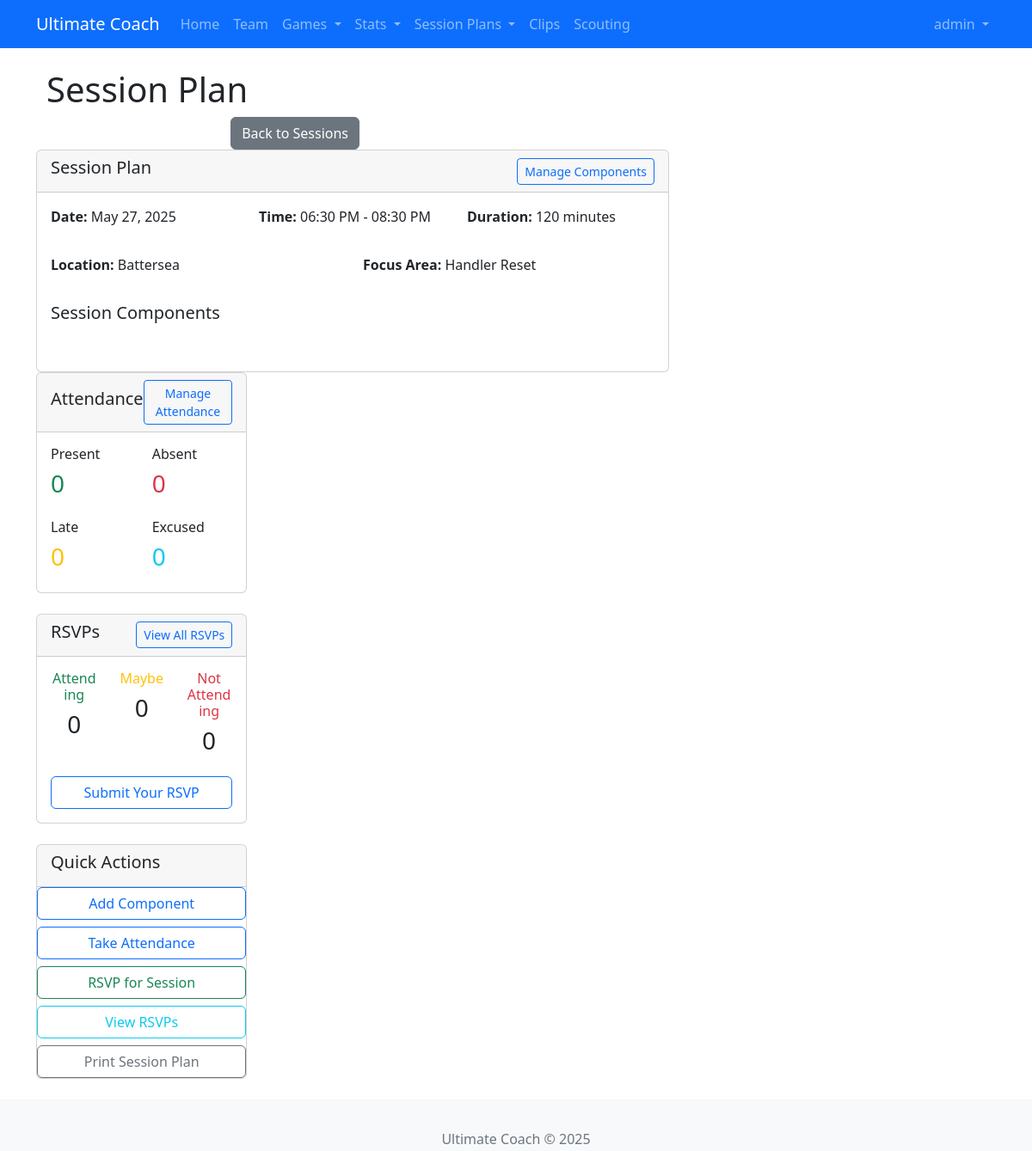
The page /sessions/1/detail (signed in) on the database its author committed.
### app/models/user.py (models this page shows, shortened)
class User(UserMixin, db.Model):
    id = db.Column(db.Integer, primary_key=True)
    username = db.Column(db.String(64), unique=True, nullable=False)
    email = db.Column(db.String(120), unique=True, nullable=False)
    password_hash = db.Column(db.String(128))
    role = db.Column(db.String(20), default='user')  # Add this line
    is_admin = db.Column(db.Boolean, default=False)
    created_at = db.Column(db.DateTime, default=datetime.utcnow)
    created_drills = db.relationship('SavedDrill', backref='creator', lazy='dynamic')
    player_profile = db.relationship('Player', back_populates='user_account', uselist=False)

### app/models/session.py (models this page shows, shortened)
class SessionPlan(db.Model):
    id = db.Column(db.Integer, primary_key=True)
    title = db.Column(db.String(100), nullable=False)
    date = db.Column(db.Date, nullable=True)
    start_time = db.Column(db.Time, nullable=True)
    end_time = db.Column(db.Time, nullable=True)
    location = db.Column(db.String(100), nullable=True)
    focus_area = db.Column(db.String(100), nullable=True)
    notes = db.Column(db.Text, nullable=True)
    is_recurring = db.Column(db.Boolean, default=False)
    recurrence_pattern = db.Column(db.String(20), nullable=True)
    created_at = db.Column(db.DateTime, default=datetime.utcnow)
    updated_at = db.Column(db.DateTime, default=datetime.utcnow, onupdate=datetime.utcnow)
    components = db.relationship('SessionComponent', back_populates='session',
                               lazy='dynamic', cascade='all, delete-orphan')
    attendances = db.relationship('Attendance', back_populates='session',
                                lazy='dynamic', cascade='all, delete-orphan')
    rsvps = db.relationship('SessionRSVP', back_populates='session',
                           lazy='dynamic', cascade='all, delete-orphan')
    @property
    def duration_minutes(self):
        if self.start_time and self.end_time:
            start_dt = datetime.combine(datetime.today(), self.start_time)
            end_dt = datetime.combine(datetime.today(), self.end_time)
            delta = end_dt - start_dt
            return delta.seconds // 60
        return None
    @property
    def formatted_date(self):
        if self.date:
            return self.date.strftime('%B %d, %Y')
        return 'No date set'
    @property
    def formatted_time(self):
        if self.start_time and self.end_time:
            return f"{self.start_time.strftime('%I:%M %p')} - {self.end_time.strftime('%I:%M %p')}"
        return 'No time set'

### app/routes/session.py (the view)
@bp.route('/<int:session_id>/detail')
@login_required
def detail(session_id):
    session = SessionPlan.query.get_or_404(session_id)
    components = session.components.order_by(SessionComponent.order).all()
    attendances = session.attendances.all()
    attendance_by_status = {
        'present': [],
        'absent': [],
        'late': [],
        'excused': []
    }
    for attendance in attendances:
        if attendance.status in attendance_by_status:
            attendance_by_status[attendance.status].append(attendance)
    return render_template(
        'session/detail.html',
        session=session,
        components=components,
        attendance_by_status=attendance_by_status
    )

### app/models/user.py (called while the page is built)
@login.user_loader
def load_user(id):
    return User.query.get(int(id))

### app/routes/session.py (called while the page is built)
@bp.before_request
def before_request():
    if 'static' in request.path:
        current_app.logger.debug(f"Static file request: {request.path}")

### app/templates/session/detail.html (shortened to what this page needs)
{% extends "base.html" %}
{% block content %}
<div class="container">
    <h1>Session Plan</h1>
        <div class="col-md-4 text-end">
            <div class="btn-group">
                <a href="{{ url_for('session.index') }}" class="btn btn-secondary">Back to Sessions</a>
            </div>
        </div>
    </div>
    <div class="row mb-4">
        <div class="col-md-8">
            <div class="card">
                <div class="card-header d-flex justify-content-between align-items-center">
                    <h5>Session Plan</h5>
                    <a href="{{ url_for('session.components', session_id=session.id) }}" class="btn btn-sm btn-outline-primary">Manage Components</a>
                </div>
                <div class="card-body">
                    <div class="row mb-3">
                        <div class="col-md-4">
                            <p><strong>Date:</strong> {{ session.formatted_date }}</p>
                        </div>
                        <div class="col-md-4">
                            <p><strong>Time:</strong> {{ session.formatted_time }}</p>
                        </div>
                        <div class="col-md-4">
                            <p><strong>Duration:</strong>
                                {% if session.duration_minutes %}
                                    {{ session.duration_minutes }} minutes
                                {% else %}
                                    Not specified
                                {% endif %}
                            </p>
                        </div>
                    </div>
                    <div class="row mb-3">
                        <div class="col-md-6">
                            <p><strong>Location:</strong> {{ session.location or 'Not specified' }}</p>
                        </div>
                        <div class="col-md-6">
                            <p><strong>Focus Area:</strong> {{ session.focus_area or 'Not specified' }}</p>
                        </div>
                    </div>
                    <h5>Session Components</h5>
                </div>
                <div class="card-body">
                </div>
            </div>
        <div class="col-md-4">
            <div class="card mb-4">
                <div class="card-header d-flex justify-content-between align-items-center">
                    <h5>Attendance</h5>
                    <a href="{{ url_for('session.attendance', session_id=session.id) }}" class="btn btn-sm btn-outline-primary">Manage Attendance</a>
                </div>
                <div class="card-body">
                    <div class="row">
                        <div class="col-6">
                            <h6>Present</h6>
                            <p class="h3 text-success">{{ attendance_by_status['present']|length }}</p>
                        </div>
                        <div class="col-6">
                            <h6>Absent</h6>
                            <p class="h3 text-danger">{{ attendance_by_status['absent']|length }}</p>
                        </div>
                    </div>
                    <div class="row mt-3">
                        <div class="col-6">
                            <h6>Late</h6>
                            <p class="h3 text-warning">{{ attendance_by_status['late']|length }}</p>
                        </div>
                        <div class="col-6">
                            <h6>Excused</h6>
                            <p class="h3 text-info">{{ attendance_by_status['excused']|length }}</p>
                        </div>
                    </div>
                </div>
            </div>
            <div class="card mb-4">
                <div class="card-header d-flex justify-content-between align-items-center">
                    <h5>RSVPs</h5>
                    <a href="{{ url_for('session.rsvps', session_id=session.id) }}" class="btn btn-sm btn-outline-primary">View All RSVPs</a>
                </div>
                <div class="card-body">
                    <div class="row">
                        <div class="col-4 text-center">
                            <h6 class="text-success">Attending</h6>
                            <p class="h3">{{ session.rsvps.filter_by(status='attending').count() }}</p>
                        </div>
                        <div class="col-4 text-center">
                            <h6 class="text-warning">Maybe</h6>
                            <p class="h3">{{ session.rsvps.filter_by(status='maybe').count() }}</p>
                        </div>
                        <div class="col-4 text-center">
                            <h6 class="text-danger">Not Attending</h6>
                            <p class="h3">{{ session.rsvps.filter_by(status='not_attending').count() }}</p>
                        </div>
                    </div>
                    <div class="d-grid gap-2 mt-3">
                        <a href="{{ url_for('session.rsvp', session_id=session.id) }}" class="btn btn-outline-primary">Submit Your RSVP</a>
                    </div>
                </div>
            </div>
            <div class="card">
                <div class="card-header">
                    <h5>Quick Actions</h5>
                </div>
                <div class="d-grid gap-2">
                    <a href="{{ url_for('session.add_component', session_id=session.id) }}" class="btn btn-outline-primary">Add Component</a>
                    <a href="{{ url_for('session.attendance', session_id=session.id) }}" class="btn btn-outline-primary">Take Attendance</a>
                    <a href="{{ url_for('session.rsvp', session_id=session.id) }}" class="btn btn-outline-success">RSVP for Session</a>
                    <a href="{{ url_for('session.rsvps', session_id=session.id) }}" class="btn btn-outline-info">View RSVPs</a>
                    <a href="#" class="btn btn-outline-secondary" onclick="window.print()">Print Session Plan</a>
                </div>
            </div>
        </div>
    </div>
</div>
{% endblock %}

### app/templates/base.html (shortened to what this page needs)
<!DOCTYPE html>
<html lang="en">
<head>
    <link rel="stylesheet" href="https://cdn.jsdelivr.net/npm/bootstrap@5.2.3/dist/css/bootstrap.min.css">
    <link rel="stylesheet" href="https://cdn.jsdelivr.net/npm/bootstrap-icons@1.10.5/font/bootstrap-icons.css">
    <link rel="stylesheet" href="{{ url_for('static', filename='css/main.css') }}">
</head>
<body>
    <nav class="navbar navbar-expand-lg navbar-dark bg-primary">
        <div class="container">
            <a class="navbar-brand" href="{{ url_for('main.index') }}">Ultimate Coach</a>
            <div class="collapse navbar-collapse" id="navbarNav">
                <ul class="navbar-nav me-auto">
                    <li class="nav-item">
                        <a class="nav-link" href="{{ url_for('main.index') }}"
                           data-bs-toggle="tooltip" data-bs-placement="bottom"
                           title="Return to homepage">Home</a>
                    </li>
                    <li class="nav-item">
                        <a class="nav-link" href="{{ url_for('team.index') }}"
                           data-bs-toggle="tooltip" data-bs-placement="bottom"
                           title="Manage team roster">Team</a>
                    </li>
                    <li class="nav-item dropdown">
                        <a class="nav-link dropdown-toggle" href="#" id="gamesDropdown"
                           role="button" data-bs-toggle="dropdown" aria-expanded="false"
                           data-bs-toggle="tooltip" data-bs-placement="bottom"
                           title="Manage games and tournaments">
                            Games
                        </a>
                    </li>
                    <li class="nav-item dropdown">
                        <a class="nav-link dropdown-toggle" href="#" id="statsDropdown"
                           role="button" data-bs-toggle="dropdown" aria-expanded="false"
                           data-bs-toggle="tooltip" data-bs-placement="bottom"
                           title="View comprehensive statistics and analytics">
                            Stats
                        </a>
                    </li>
                    <li class="nav-item dropdown">
                        <a class="nav-link dropdown-toggle" href="#" role="button" data-bs-toggle="dropdown">
                            Session Plans
                        </a>
                    </li>
                    <li class="nav-item">
                        <a class="nav-link" href="{{ url_for('clip.index') }}"
                           data-bs-toggle="tooltip" data-bs-placement="bottom"
                           title="Manage video clips">Clips</a>
                    </li>
                    <li class="nav-item">
                        <a class="nav-link" href="{{ url_for('scouting.index') }}"
                           data-bs-toggle="tooltip" data-bs-placement="bottom"
                           title="View scouting reports">Scouting</a>
                    </li>
                </ul>
                {% if current_user.is_authenticated %}
                <ul class="navbar-nav">
                    <li class="nav-item dropdown">
                        <a class="nav-link dropdown-toggle" href="#" id="userDropdown"
                           role="button" data-bs-toggle="dropdown" aria-expanded="false">
                            {{ current_user.username }}
                        </a>
                    </li>
                </ul>
                {% endif %}
            </div>
        </div>
    </nav>
    <div class="container mt-4">
        {% block content %}{% endblock %}
    </div>
    <footer class="footer mt-5 py-3 bg-light">
        <div class="container text-center">
            <span class="text-muted">Ultimate Coach &copy; 2025</span>
        </div>
    </footer>
</body>
</html>

### app/static/css/main.css (style rules this page uses)
body { padding-bottom: 60px; }
.footer { position: fixed; bottom: 0; width: 100%; height: 60px; line-height: 60px; background-color: #f5f5f5; }

### rows shown on the page
User: username "admin"
SessionPlan: formatted_date "May 27, 2025", formatted_time "06:30 PM - 08:30 PM", duration_minutes "120", location "Battersea", focus_area "Handler Reset"

### other values the page prints
{{ attendance_by_status['present']|length }} "0"
{{ attendance_by_status['absent']|length }} "0"
{{ attendance_by_status['late']|length }} "0"
{{ attendance_by_status['excused']|length }} "0"
{{ session.rsvps.filter_by(status='attending').count() }} "0"
{{ session.rsvps.filter_by(status='maybe').count() }} "0"
{{ session.rsvps.filter_by(status='not_attending').count() }} "0"
